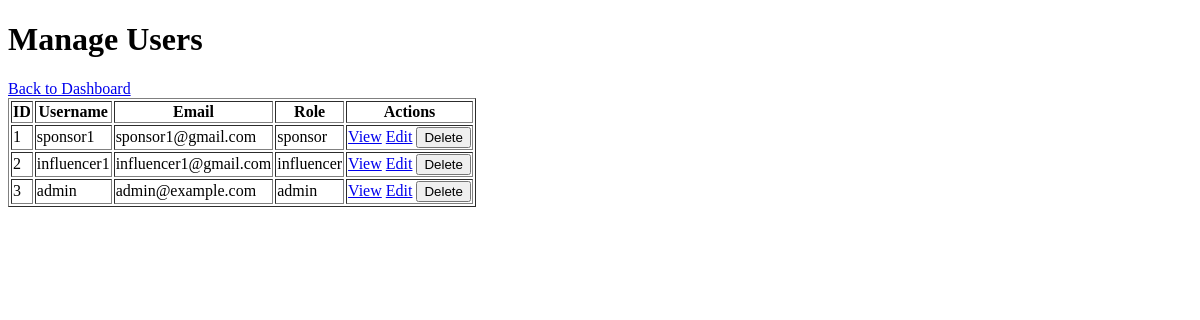
Before: /admin/users (signed in) with the older database file.
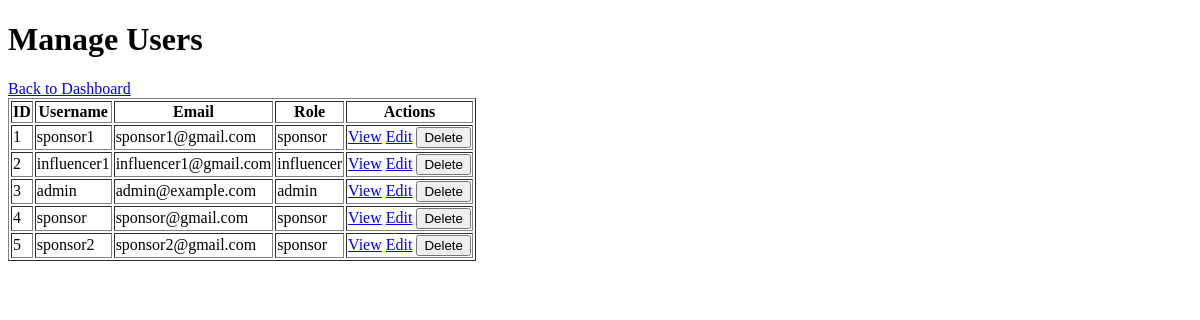
After: the same page with the newer database file.
### models.py (models this page shows, shortened)
class User(db.Model, UserMixin):
    id = db.Column(db.Integer, primary_key=True)
    username = db.Column(db.String(80), unique=True, nullable=False)
    password = db.Column(db.String(200), nullable=False)
    email = db.Column(db.String(120), unique=True, nullable=False)
    role = db.Column(db.String(50), nullable=False)  # admin, sponsor, influencer
    is_active = db.Column(db.Boolean, default=True)

### app.py (the view)
    @app.route('/admin/users')
    @admin_required
    def admin_users():
        users = User.query.all()
        return render_template('admin_users.html', users=users)

### templates/admin_users.html (shortened to what this page needs)
<!DOCTYPE html>
<html lang="en">
<head>
</head>
<body>
    <h1>Manage Users</h1>
    <a href="{{ url_for('admin_dashboard') }}">Back to Dashboard</a>
    <table border="1">
        <tr>
            <th>ID</th>
            <th>Username</th>
            <th>Email</th>
            <th>Role</th>
            <th>Actions</th>
        </tr>
        {% for user in users %}
        <tr>
            <td>{{ user.id }}</td>
            <td>{{ user.username }}</td>
            <td>{{ user.email }}</td>
            <td>{{ user.role }}</td>
            <td>
                <a href="{{ url_for('admin_user_detail', user_id=user.id) }}">View</a>
                <a href="{{ url_for('admin_user_edit', user_id=user.id) }}">Edit</a>
                <form action="{{ url_for('admin_user_delete', user_id=user.id) }}" method="post" style="display:inline;">
                    <input type="submit" value="Delete" onclick="return confirm('Are you sure you want to delete this user?');">
                </form>
            </td>
        </tr>
        {% endfor %}
    </table>
</body>
</html>

Changed rows visible on the page:
added User: id "4", username "sponsor", email "sponsor@gmail.com", role "sponsor"
added User: id "5", username "sponsor2", email "sponsor2@gmail.com", role "sponsor"
